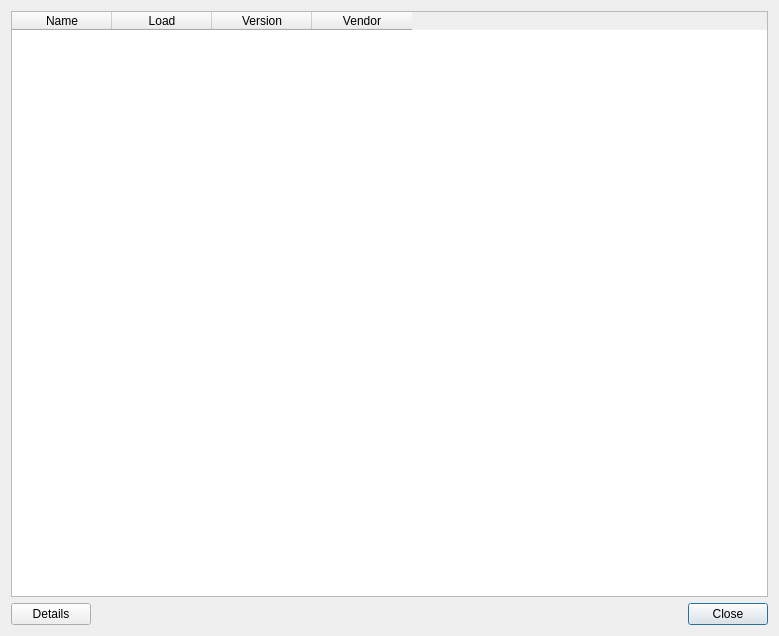
<?xml version="1.0" encoding="UTF-8"?>
<ui version="4.0">
 <class>AboutPlugins</class>
 <widget class="QDialog" name="AboutPlugins">
  <property name="geometry">
   <rect>
    <x>0</x>
    <y>0</y>
    <width>779</width>
    <height>636</height>
   </rect>
  </property>
  <property name="windowTitle">
   <string>Installed Plugins</string>
  </property>
  <layout class="QGridLayout" name="gridLayout">
   <item row="0" column="0">
    <layout class="QVBoxLayout" name="verticalLayout">
     <item>
      <widget class="QTableWidget" name="pluginsTable">
       <property name="verticalScrollBarPolicy">
        <enum>Qt::ScrollBarAsNeeded</enum>
       </property>
       <property name="horizontalScrollBarPolicy">
        <enum>Qt::ScrollBarAsNeeded</enum>
       </property>
       <property name="editTriggers">
        <set>QAbstractItemView::NoEditTriggers</set>
       </property>
       <attribute name="horizontalHeaderStretchLastSection">
        <bool>false</bool>
       </attribute>
       <attribute name="verticalHeaderVisible">
        <bool>false</bool>
       </attribute>
       <column>
        <property name="text">
         <string>Name</string>
        </property>
       </column>
       <column>
        <property name="text">
         <string>Load</string>
        </property>
        <property name="textAlignment">
         <set>AlignHCenter|AlignVCenter|AlignCenter</set>
        </property>
       </column>
       <column>
        <property name="text">
         <string>Version</string>
        </property>
       </column>
       <column>
        <property name="text">
         <string>Vendor</string>
        </property>
       </column>
      </widget>
     </item>
     <item>
      <layout class="QHBoxLayout" name="horizontalLayout">
       <item>
        <widget class="QPushButton" name="detailsBtn">
         <property name="text">
          <string>Details</string>
         </property>
        </widget>
       </item>
       <item>
        <spacer name="horizontalSpacer">
         <property name="orientation">
          <enum>Qt::Horizontal</enum>
         </property>
         <property name="sizeHint" stdset="0">
          <size>
           <width>40</width>
           <height>20</height>
          </size>
         </property>
        </spacer>
       </item>
       <item>
        <widget class="QPushButton" name="closeBtn">
         <property name="text">
          <string>Close</string>
         </property>
         <property name="default">
          <bool>true</bool>
         </property>
        </widget>
       </item>
      </layout>
     </item>
    </layout>
   </item>
  </layout>
 </widget>
 <resources/>
 <connections/>
</ui>
